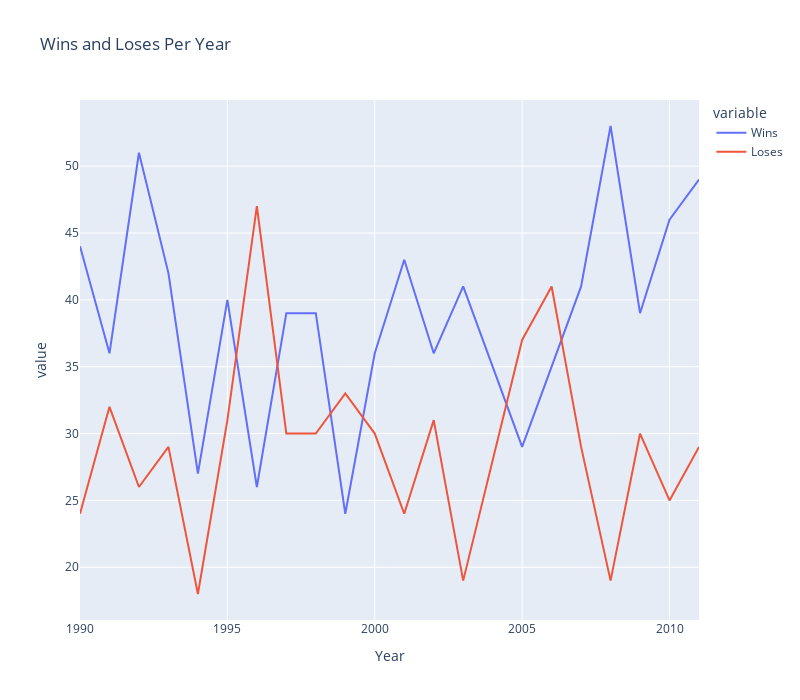

The cell this chart's notebook holds for it:
### Code cell
px.line(one_team_df.sort_values("Year"),
    x='Year',
    y=["Wins", "Loses"],
    title='Wins and Loses Per Year',
    width=800,
    height=700)

### Figure 1 — Plotly figure (JSON) as saved in the notebook; plotly's stock layout.template omitted (floating-point values rounded to 4 significant figures)
{"data": [{"hovertemplate": "variable=Wins<br>Year=%{x}<br>value=%{y}<extra></extra>", "legendgroup": "Wins", "line": {"color": "#636efa", "dash": "solid"}, "marker": {"symbol": "circle"}, "mode": "lines", "name": "Wins", "orientation": "v", "showlegend": true, "x": [1990, 1991, 1992, 1993, 1994, 1995, 1996, 1997, 1998, 1999, 2000, 2001, 2002, 2003, 2005, 2006, 2007, 2008, 2009, 2010, 2011], "xaxis": "x", "y": [44, 36, 51, 42, 27, 40, 26, 39, 39, 24, 36, 43, 36, 41, 29, 35, 41, 53, 39, 46, 49], "yaxis": "y", "type": "scatter"}, {"hovertemplate": "variable=Loses<br>Year=%{x}<br>value=%{y}<extra></extra>", "legendgroup": "Loses", "line": {"color": "#EF553B", "dash": "solid"}, "marker": {"symbol": "circle"}, "mode": "lines", "name": "Loses", "orientation": "v", "showlegend": true, "x": [1990, 1991, 1992, 1993, 1994, 1995, 1996, 1997, 1998, 1999, 2000, 2001, 2002, 2003, 2005, 2006, 2007, 2008, 2009, 2010, 2011], "xaxis": "x", "y": [24, 32, 26, 29, 18, 31, 47, 30, 30, 33, 30, 24, 31, 19, 37, 41, 29, 19, 30, 25, 29], "yaxis": "y", "type": "scatter"}], "layout": {"xaxis": {"anchor": "y", "domain": [0.0, 1.0], "title": {"text": "Year"}}, "yaxis": {"anchor": "x", "domain": [0.0, 1.0], "title": {"text": "value"}}, "legend": {"title": {"text": "variable"}, "tracegroupgap": 0}, "title": {"text": "Wins and Loses Per Year"}, "height": 700, "width": 800}}
